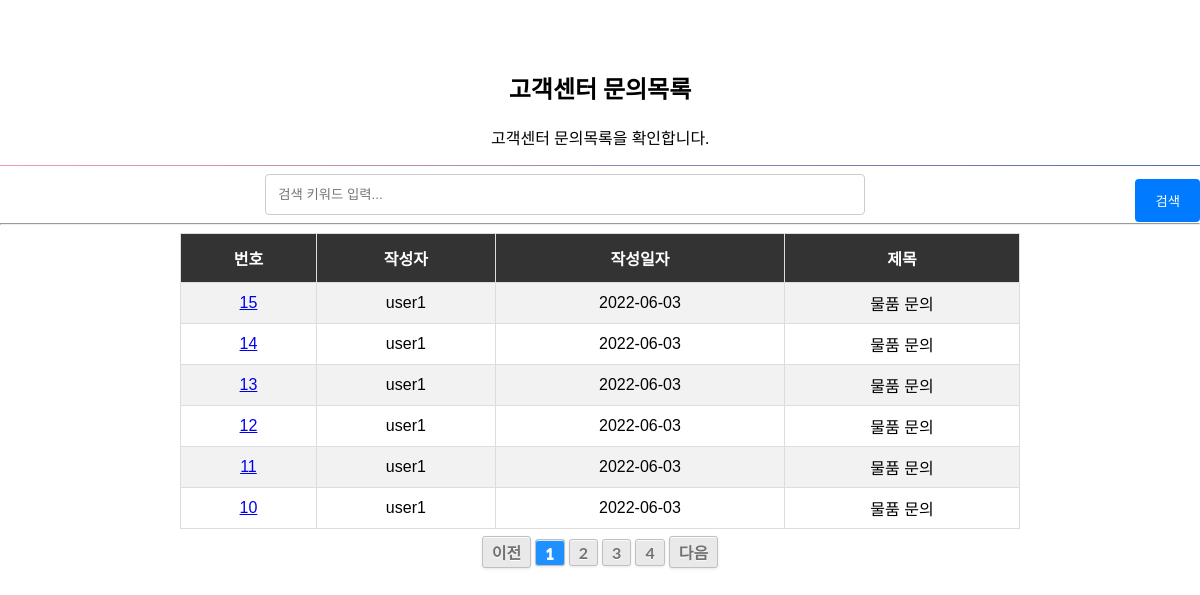
Before: /showboard.php?keyword=물품 문의 with the older database file.
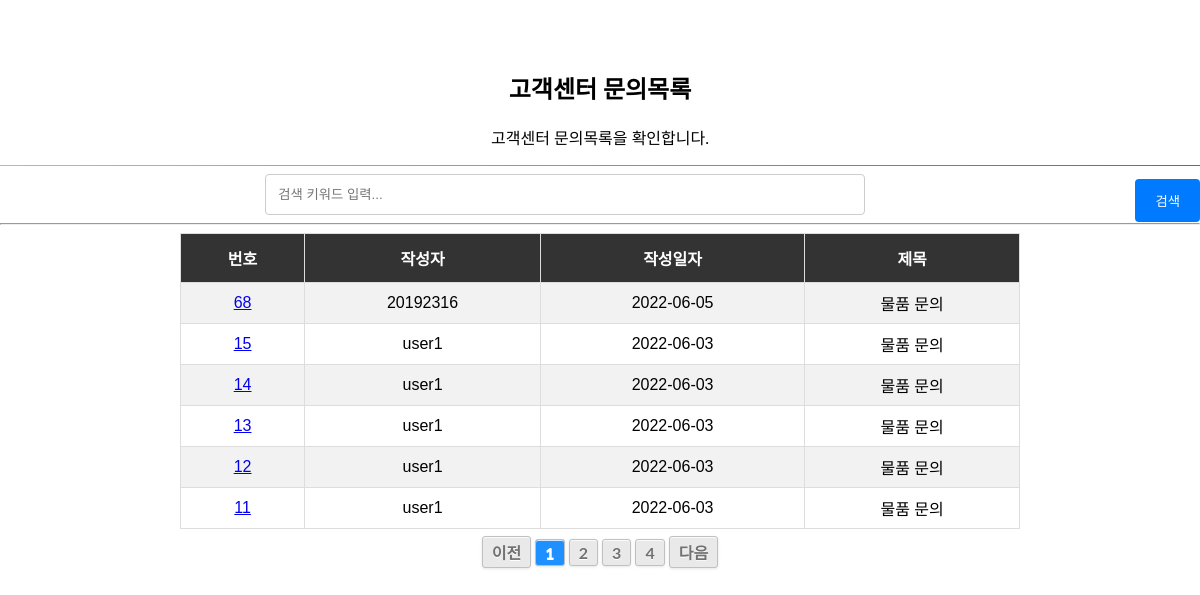
After: the same page with the newer database file.
### tables this page shows
CREATE TABLE `board` (
  `no` int(11) NOT NULL AUTO_INCREMENT,
  `userid` varchar(15) NOT NULL,
  `wdate` date NOT NULL,
  `title` varchar(60) NOT NULL,
  `content` text NOT NULL,
  `attachment` varchar(60) DEFAULT NULL,
  PRIMARY KEY (`no`)
);

### showboard.php (the view, shortened to what this page needs)
<!DOCTYPE html>
<html>
<head>
    <link rel="stylesheet" href="board.css">
</head>
<body>
    <h2>고객센터 문의목록</h2>
    <p>고객센터 문의목록을 확인합니다.</p>
    <div class="divider"></div>
    <form action="<?= $_SERVER['PHP_SELF']?>" method="get">
        <input type="text" name="keyword" placeholder="검색 키워드 입력...">
        <button type="submit">검색</button>
    </form>
    <?php
		include_once('dbconn.php');
        if(isset($_GET['keyword']) && strpos($_GET['keyword'], '%') === false) {
            $keyword = $_GET['keyword'];
            $keyword = '%'.$keyword.'%';
        }
        else if(isset($_GET['keyword'])) $keyword = '%';
        else $keyword = $_GET['keyword'];
        $list_size = 6;
        $more_page = 3;
        $page = (isset($_GET['page']))? intval($_GET['page']) : 1;
        $sql = "select count(*) cnt from board";
        $result = $conn->query($sql);
        $row = $result->fetch_assoc();
        $rowcnt = $row['cnt'];
        $page_count = (int)($rowcnt / $list_size);
        if($rowcnt % $list_size > 0) $page_count++;
        $start_page = max($page - $more_page, 1);
        $end_page = min($page + $more_page, $page_count);
        $offset = ($page - 1) * $list_size;
		$sql = "select board.* from board where title like '$keyword' order by no desc limit $offset, $list_size";
        $result = $conn->query($sql);
        if($result->num_rows > 0) {
    ?>
		<hr>
        <table id='dmaket'>
        <tr>
            <th>번호</th>
            <th>작성자</th>
            <th>작성일자</th>
            <th>제목</th>
        </tr>
        <?php
            while($row = $result->fetch_assoc()) {
        ?>
        <tr>
            <td><a href="showboarddet.php?no=<?=$row['no']?>"><?=$row['no']?></a></td>
            <td><?=$row['userid']?></td>
            <td><?=$row['wdate']?></td>
            <td><?=$row['title']?></td>
        </tr>
        <?php } ?>
        </table>
        <div class="paging_area">
            <?php
            if($page > 1) {
            ?>
            <a href="showboard.php?page=<?=($page - 1)?>&keyword=<?=$keyword?>">이전</a>
            <?php } else { ?>
            <span>이전</span>
            <?php } ?>
            <?php
            for($p=$start_page; $p<=$end_page; $p++) {
                if($p == $page)
                    echo "<a class='active' href='#'>$p</a>";
                else {
            ?>
            <a href="showboard.php?page=<?=$p?>&keyword=<?=$keyword?>"><?=$p?></a>
            <?php }} ?>
            <?php
            if($page < $end_page) { ?>
            <a href="showboard.php?page=<?=($page + 1)?>&keyword=<?=$keyword?>">다음</a>
            <?php } else { ?>
            <span>다음</span>
            <?php } ?>
        </div>
        <?php
        }
        else {
            echo "등록된 게시글이 없습니다.";
        }
        ?>
</body>
</html>

### board.css (style rules this page uses)
* { box-sizing: border-box }
body { font-family: "Lato", sans-serif; margin: 0 }
.divider { margin: 0.5em 0 0.5em 0; border: 0; height: 1px; width: 100%; display: block; background-color: #4f6fad; background-image: linear-gradient(to right, #ee9cb4, #4f6fad); }
input[type=text], input[type=datetime-local], input[type=number], select, textarea { width: 50%; padding: 12px; border: 1px solid #ccc; border-radius: 4px; resize: vertical; }

### showboard.php (style rules this page uses)
body { text-align: center; }
#dmaket { font-family: "Trebuchet MS", Arial, Helvetica, sans-serif; border-collapse: collapse; width: 70%; margin-left: auto; margin-right: auto; }
#dmaket td, #dmaket th { border: 1px solid #ddd; padding: 8px; }
#dmaket tr:nth-child(even) { background-color: #f2f2f2; }
#dmaket th { padding-top: 12px; padding-bottom: 12px; text-align: center; background-color: #333333; color: #fff; }
.paging_area { width: 100%; height: 50px; padding-top: 7px; margin-left: auto; }
.paging_area a, .paging_area span { display: inline-block; border-radius: 3px; border: solid 1px #c0c0c0; background: #e9e9e9; box-shadow: inset 0px 1px 0px rgba(255,255,255, .8), 0px 1px 3px rgba(0,0,0, .1); padding: 3px 9px; font-weight: bold; text-decoration: none; color: #717171; text-shadow: 0px 1px 0px rgba(255,255,255, 1); }
.paging_area a.active { background-color: dodgerblue; color: white; }
button { background-color: #007bff; color: white; padding: 12px 20px; border: none; border-radius: 4px; cursor: pointer; float: right; margin-top: 5px; margin-left: 5px; }
h2 { margin-top: 70px; }

Changed rows visible on the page:
no longer on this page (row unchanged): board: no "10", userid "user1", wdate "2022-06-03", title "물품 문의"
added board: no "68", userid "20192316", wdate "2022-06-05", title "물품 문의"
